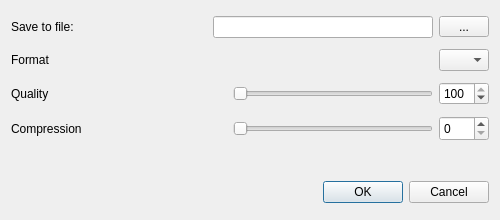
<?xml version="1.0" encoding="UTF-8"?>
<ui version="4.0">
 <class>DialogExportImage</class>
 <widget class="QDialog" name="DialogExportImage">
  <property name="geometry">
   <rect>
    <x>0</x>
    <y>0</y>
    <width>500</width>
    <height>220</height>
   </rect>
  </property>
  <property name="minimumSize">
   <size>
    <width>500</width>
    <height>220</height>
   </size>
  </property>
  <property name="maximumSize">
   <size>
    <width>500</width>
    <height>300</height>
   </size>
  </property>
  <property name="windowTitle">
   <string>Export to Image</string>
  </property>
  <layout class="QGridLayout" name="gridLayout">
   <item row="0" column="0" colspan="2">
    <layout class="QHBoxLayout" name="horizontalLayout">
     <item>
      <widget class="QLabel" name="label">
       <property name="text">
        <string>Save to file:</string>
       </property>
      </widget>
     </item>
     <item>
      <spacer name="horizontalSpacer">
       <property name="orientation">
        <enum>Qt::Horizontal</enum>
       </property>
       <property name="sizeHint" stdset="0">
        <size>
         <width>48</width>
         <height>20</height>
        </size>
       </property>
      </spacer>
     </item>
     <item>
      <widget class="QLineEdit" name="fileEdit">
       <property name="minimumSize">
        <size>
         <width>220</width>
         <height>0</height>
        </size>
       </property>
       <property name="toolTip">
        <string>&lt;html&gt;&lt;head/&gt;&lt;body&gt;&lt;p&gt;&lt;span style=&quot; font-weight:600;&quot;&gt;Image filename&lt;/span&gt;&lt;/p&gt;&lt;p&gt;The path and the filename of the resulting image. &lt;/p&gt;&lt;p&gt;Click the button on the right to select a new filename.&lt;/p&gt;&lt;p&gt;&lt;br/&gt;&lt;/p&gt;&lt;/body&gt;&lt;/html&gt;</string>
       </property>
      </widget>
     </item>
     <item>
      <widget class="QToolButton" name="fileDirSelectButton">
       <property name="minimumSize">
        <size>
         <width>50</width>
         <height>0</height>
        </size>
       </property>
       <property name="maximumSize">
        <size>
         <width>50</width>
         <height>16777215</height>
        </size>
       </property>
       <property name="cursor">
        <cursorShape>PointingHandCursor</cursorShape>
       </property>
       <property name="toolTip">
        <string>&lt;html&gt;&lt;head/&gt;&lt;body&gt;&lt;p&gt;&lt;span style=&quot; font-size:10pt; font-weight:600;&quot;&gt;Image filename&lt;/span&gt;&lt;/p&gt;&lt;p&gt;&lt;span style=&quot; font-size:10pt;&quot;&gt;Click this button to select the path and the filename of the resulting image.&lt;br/&gt;&lt;/span&gt;&lt;/p&gt;&lt;/body&gt;&lt;/html&gt;</string>
       </property>
       <property name="whatsThis">
        <string>&lt;html&gt;&lt;head/&gt;&lt;body&gt;&lt;p&gt;&lt;span style=&quot; font-weight:600;&quot;&gt;PDF filename&lt;/span&gt;&lt;/p&gt;&lt;p&gt;Click this button to select the path and the filename of the PDF. &lt;/p&gt;&lt;p&gt;&lt;br/&gt;&lt;/p&gt;&lt;p&gt;&lt;br/&gt;&lt;/p&gt;&lt;/body&gt;&lt;/html&gt;</string>
       </property>
       <property name="text">
        <string>...</string>
       </property>
      </widget>
     </item>
    </layout>
   </item>
   <item row="1" column="0" colspan="2">
    <layout class="QHBoxLayout" name="horizontalLayout_25">
     <item>
      <widget class="QLabel" name="label_24">
       <property name="text">
        <string>Format</string>
       </property>
      </widget>
     </item>
     <item>
      <spacer name="horizontalSpacer_24">
       <property name="font">
        <font>
         <family>DejaVu Sans</family>
        </font>
       </property>
       <property name="orientation">
        <enum>Qt::Horizontal</enum>
       </property>
       <property name="sizeHint" stdset="0">
        <size>
         <width>98</width>
         <height>20</height>
        </size>
       </property>
      </spacer>
     </item>
     <item>
      <widget class="QComboBox" name="formatSelect">
       <property name="sizePolicy">
        <sizepolicy hsizetype="Fixed" vsizetype="Fixed">
         <horstretch>0</horstretch>
         <verstretch>0</verstretch>
        </sizepolicy>
       </property>
       <property name="minimumSize">
        <size>
         <width>50</width>
         <height>0</height>
        </size>
       </property>
       <property name="maximumSize">
        <size>
         <width>50</width>
         <height>16777215</height>
        </size>
       </property>
       <property name="toolTip">
        <string>&lt;!DOCTYPE HTML PUBLIC &quot;-//W3C//DTD HTML 4.0//EN&quot; &quot;http://www.w3.org/TR/REC-html40/strict.dtd&quot;&gt;
&lt;html&gt;&lt;head&gt;&lt;meta name=&quot;qrichtext&quot; content=&quot;1&quot; /&gt;&lt;style type=&quot;text/css&quot;&gt;
p, li { white-space: pre-wrap; }
&lt;/style&gt;&lt;/head&gt;&lt;body style=&quot; font-family:'Ubuntu'; font-size:11pt; font-weight:400; font-style:normal;&quot;&gt;
&lt;p style=&quot; margin-top:0px; margin-bottom:0px; margin-left:0px; margin-right:0px; -qt-block-indent:0; text-indent:0px;&quot;&gt;&lt;span style=&quot; font-family:'Sans Serif'; font-size:10pt; font-weight:600;&quot;&gt;Image format &lt;/span&gt;&lt;/p&gt;
&lt;p style=&quot;-qt-paragraph-type:empty; margin-top:0px; margin-bottom:0px; margin-left:0px; margin-right:0px; -qt-block-indent:0; text-indent:0px; font-family:'Sans Serif'; font-size:10pt;&quot;&gt;&lt;br /&gt;&lt;/p&gt;
&lt;p style=&quot; margin-top:0px; margin-bottom:0px; margin-left:0px; margin-right:0px; -qt-block-indent:0; text-indent:0px;&quot;&gt;&lt;span style=&quot; font-family:'Sans Serif'; font-size:10pt;&quot;&gt;Select the format of the resulting image. &lt;/span&gt;&lt;/p&gt;
&lt;p style=&quot;-qt-paragraph-type:empty; margin-top:0px; margin-bottom:0px; margin-left:0px; margin-right:0px; -qt-block-indent:0; text-indent:0px; font-family:'Sans Serif'; font-size:10pt;&quot;&gt;&lt;br /&gt;&lt;/p&gt;
&lt;p style=&quot; margin-top:0px; margin-bottom:0px; margin-left:0px; margin-right:0px; -qt-block-indent:0; text-indent:0px;&quot;&gt;&lt;span style=&quot; font-family:'Sans Serif'; font-size:10pt;&quot;&gt;SocNetV automatically supports all image formats supported currently by Qt in your computer platform. &lt;/span&gt;&lt;/p&gt;
&lt;p style=&quot;-qt-paragraph-type:empty; margin-top:0px; margin-bottom:0px; margin-left:0px; margin-right:0px; -qt-block-indent:0; text-indent:0px; font-family:'Sans Serif'; font-size:10pt;&quot;&gt;&lt;br /&gt;&lt;/p&gt;
&lt;p style=&quot; margin-top:0px; margin-bottom:0px; margin-left:0px; margin-right:0px; -qt-block-indent:0; text-indent:0px;&quot;&gt;&lt;span style=&quot; font-family:'Sans Serif'; font-size:10pt;&quot;&gt;Click on this drop down to see all supported image formats and select a format for your image.&lt;/span&gt;&lt;/p&gt;&lt;/body&gt;&lt;/html&gt;</string>
       </property>
      </widget>
     </item>
    </layout>
   </item>
   <item row="2" column="0" colspan="2">
    <layout class="QHBoxLayout" name="horizontalLayout_2">
     <item>
      <widget class="QLabel" name="label_2">
       <property name="text">
        <string>Quality</string>
       </property>
      </widget>
     </item>
     <item>
      <spacer name="horizontalSpacer_3">
       <property name="orientation">
        <enum>Qt::Horizontal</enum>
       </property>
       <property name="sizeHint" stdset="0">
        <size>
         <width>40</width>
         <height>20</height>
        </size>
       </property>
      </spacer>
     </item>
     <item>
      <widget class="QSlider" name="qualitySlider">
       <property name="minimumSize">
        <size>
         <width>200</width>
         <height>0</height>
        </size>
       </property>
       <property name="orientation">
        <enum>Qt::Horizontal</enum>
       </property>
      </widget>
     </item>
     <item>
      <widget class="QSpinBox" name="qualitySpinBox">
       <property name="minimumSize">
        <size>
         <width>50</width>
         <height>0</height>
        </size>
       </property>
       <property name="maximumSize">
        <size>
         <width>50</width>
         <height>16777215</height>
        </size>
       </property>
       <property name="maximum">
        <number>100</number>
       </property>
       <property name="value">
        <number>100</number>
       </property>
      </widget>
     </item>
    </layout>
   </item>
   <item row="3" column="0" colspan="2">
    <layout class="QHBoxLayout" name="horizontalLayout_3">
     <item>
      <widget class="QLabel" name="label_3">
       <property name="text">
        <string>Compression</string>
       </property>
      </widget>
     </item>
     <item>
      <spacer name="horizontalSpacer_2">
       <property name="orientation">
        <enum>Qt::Horizontal</enum>
       </property>
       <property name="sizeHint" stdset="0">
        <size>
         <width>18</width>
         <height>20</height>
        </size>
       </property>
      </spacer>
     </item>
     <item>
      <widget class="QSlider" name="compressionSlider">
       <property name="minimumSize">
        <size>
         <width>200</width>
         <height>0</height>
        </size>
       </property>
       <property name="orientation">
        <enum>Qt::Horizontal</enum>
       </property>
      </widget>
     </item>
     <item>
      <widget class="QSpinBox" name="compressionSpinBox">
       <property name="sizePolicy">
        <sizepolicy hsizetype="Minimum" vsizetype="Minimum">
         <horstretch>50</horstretch>
         <verstretch>50</verstretch>
        </sizepolicy>
       </property>
       <property name="minimumSize">
        <size>
         <width>50</width>
         <height>20</height>
        </size>
       </property>
       <property name="maximumSize">
        <size>
         <width>50</width>
         <height>25</height>
        </size>
       </property>
       <property name="maximum">
        <number>100</number>
       </property>
      </widget>
     </item>
    </layout>
   </item>
   <item row="4" column="1">
    <spacer name="verticalSpacer">
     <property name="orientation">
      <enum>Qt::Vertical</enum>
     </property>
     <property name="sizeType">
      <enum>QSizePolicy::Minimum</enum>
     </property>
     <property name="sizeHint" stdset="0">
      <size>
       <width>20</width>
       <height>29</height>
      </size>
     </property>
    </spacer>
   </item>
   <item row="5" column="0" colspan="2">
    <widget class="QDialogButtonBox" name="buttonBox">
     <property name="orientation">
      <enum>Qt::Horizontal</enum>
     </property>
     <property name="standardButtons">
      <set>QDialogButtonBox::Cancel|QDialogButtonBox::Ok</set>
     </property>
    </widget>
   </item>
  </layout>
 </widget>
 <resources/>
 <connections>
  <connection>
   <sender>buttonBox</sender>
   <signal>accepted()</signal>
   <receiver>DialogExportImage</receiver>
   <slot>accept()</slot>
   <hints>
    <hint type="sourcelabel">
     <x>248</x>
     <y>254</y>
    </hint>
    <hint type="destinationlabel">
     <x>157</x>
     <y>274</y>
    </hint>
   </hints>
  </connection>
  <connection>
   <sender>buttonBox</sender>
   <signal>rejected()</signal>
   <receiver>DialogExportImage</receiver>
   <slot>reject()</slot>
   <hints>
    <hint type="sourcelabel">
     <x>316</x>
     <y>260</y>
    </hint>
    <hint type="destinationlabel">
     <x>286</x>
     <y>274</y>
    </hint>
   </hints>
  </connection>
 </connections>
</ui>
